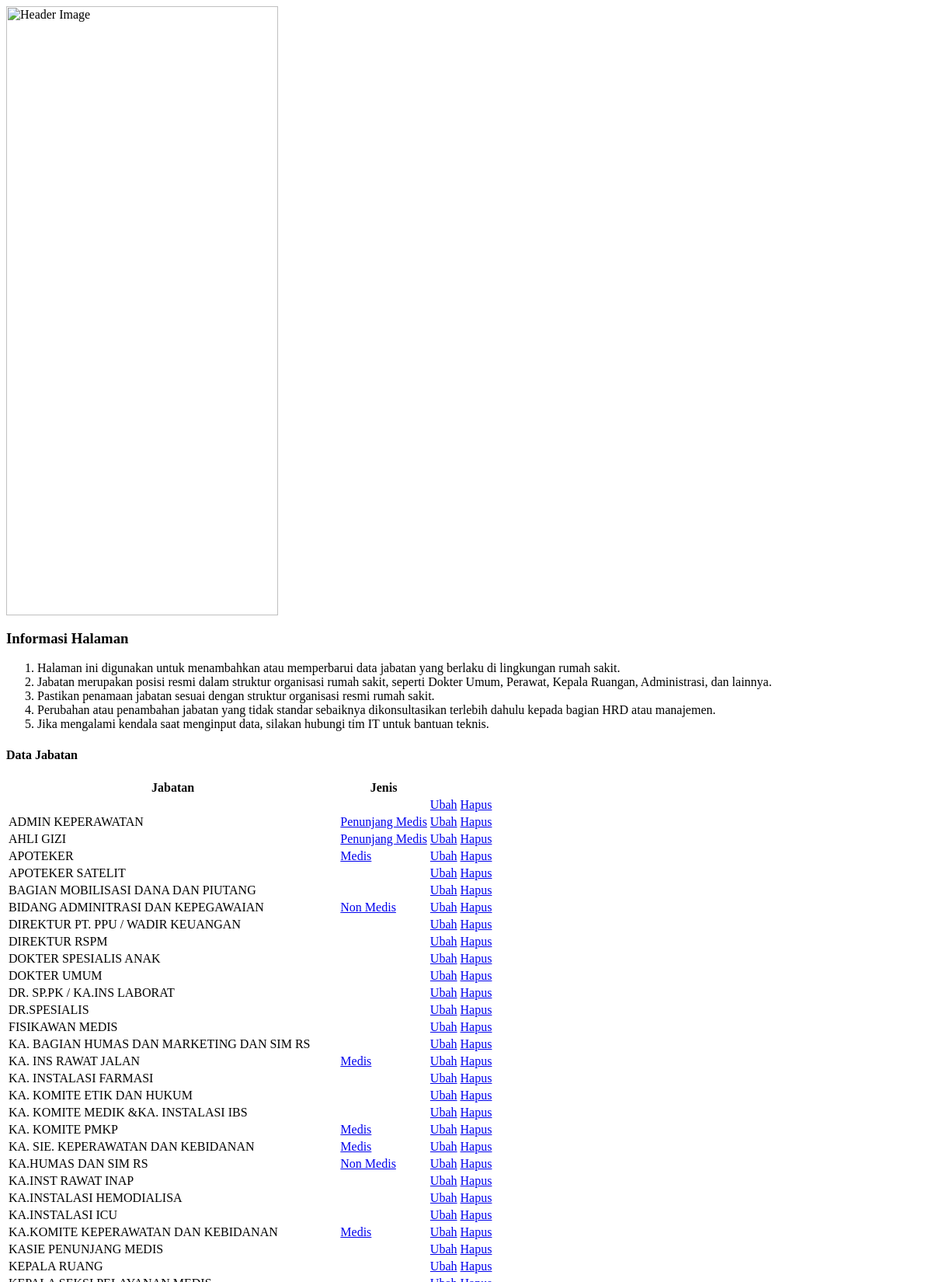
The app's page /views/pegawai/master-jabatan.php (upper part) with its own data.
### tables this page shows
CREATE TABLE `master_pegawai` (
  `id` int(11) NOT NULL,
  `jabatan` varchar(43) DEFAULT NULL,
  `jenis_pegawai` varchar(20) NOT NULL,
  `hirarki` int(11) NOT NULL
);

### views/pegawai/master-jabatan.php (the view, shortened to what this page needs)
<?php
require 'env/koneksi.php';
?>
<div class="row">
	<div class="col-lg-12">
		<div class="card">
			<div class="card-body">
				<div class="row align-items-center">
					<div class="col-md-3 col-sm-4 text-center">
						<img src="public/bg/master-jabatan.webp" style=" width: 100%; max-width: 350px; height: auto; object-fit: cover;" class="img-fluid rounded" alt="Header Image">
					</div>
					<div class="col-md-9 col-sm-8">
						<h3 class="fw-bold mb-3">Informasi Halaman</h3>
						<ol class="text-muted mb-0 ps-3">
							<li>Halaman ini digunakan untuk menambahkan atau memperbarui data jabatan yang berlaku di lingkungan rumah sakit.</li>
							<li>Jabatan merupakan posisi resmi dalam struktur organisasi rumah sakit, seperti Dokter Umum, Perawat, Kepala Ruangan, Administrasi, dan lainnya.</li>
							<li>Pastikan penamaan jabatan sesuai dengan struktur organisasi resmi rumah sakit.</li>
							<li>Perubahan atau penambahan jabatan yang tidak standar sebaiknya dikonsultasikan terlebih dahulu kepada bagian HRD atau manajemen.</li>
							<li>Jika mengalami kendala saat menginput data, silakan hubungi tim IT untuk bantuan teknis.</li>
						</ol>
					</div>
				</div>
			</div>
		</div>
	</div>
</div>
<div class="row">
	<div class="col-lg-4">
		<div class="card">
			<div class="card-header">
				<div class="row align-items-center">
					<div class="col">
						<h4 class="card-title">Data Jabatan</h4>
					</div>
				</div>
			</div>
			<div class="card-body">
				<div class="table-responsive shopping-cart">
					<table class="table mb-0" id="datatable_1">
						<thead>
							<tr>
								<th>Jabatan</th>
								<th>Jenis</th>
								<th></th>
							</tr>
						</thead>
						<tbody>
							<?php
							$ambil_jabatan = $koneksi->query("SELECT * FROM master_pegawai ORDER BY jabatan ASC");
							while ($data = mysqli_fetch_assoc($ambil_jabatan)) {
								?>
								<tr data-dropdown-id="<?=$data['kode_transaksi']?>">
									<td>
										<p class="d-inline-block align-middle mb-0 product-name"><?=$data['jabatan']?></p>
									</td>
									<td>
										<?=
										    $data['jenis_pegawai'] == 'medis' ?
										        '<a href="#" class="badge bg-primary">Medis</a>' :
										    ($data['jenis_pegawai'] == 'penunjang medis' ?
										        '<a href="#" class="badge bg-secondary">Penunjang Medis</a>' :
										    ($data['jenis_pegawai'] == 'non medis' ?
										        '<a href="#" class="badge bg-info">Non Medis</a>' :
										        ''));
										?>
									</td>
									<td>
										<div class="dropdown d-inline-block">
											<div class="dropdown-menu dropdown-menu-end" aria-labelledby="dLabel<?=$data['id']?>">
												<a href="#" class="dropdown-item btn-edit" data-id="<?= $data['id'] ?>" data-jabatan="<?= $data['jabatan'] ?>" data-jenis="<?= $data['jenis_pegawai'] ?> " data-hirarki="<?= $data['hirarki'] ?>">Ubah</a>
												<a href="#"  class="dropdown-item btn-hapus" data-id="<?= $data['id'] ?>" data-jabatan="<?= $data['jabatan'] ?>">Hapus</a>
											</div>
										</div>
									</td>
								</tr>
							<?php } ?>
						</tbody>
					</table>
				</div>
			</div>
		</div>
	</div>
</div>

### records on screen
master_pegawai: jabatan "ADMIN KEPERAWATAN", jenis_pegawai "Penunjang Medis"
master_pegawai: jabatan "AHLI GIZI", jenis_pegawai "Penunjang Medis"
master_pegawai: jabatan "APOTEKER", jenis_pegawai "Medis"
master_pegawai: jabatan "APOTEKER SATELIT"
master_pegawai: jabatan "BAGIAN MOBILISASI DANA DAN PIUTANG"
master_pegawai: jabatan "BIDANG ADMINITRASI DAN KEPEGAWAIAN", jenis_pegawai "Non Medis"
master_pegawai: jabatan "DIREKTUR PT. PPU / WADIR KEUANGAN"
master_pegawai: jabatan "DIREKTUR RSPM"
master_pegawai: jabatan "DOKTER SPESIALIS ANAK"
master_pegawai: jabatan "DOKTER UMUM"
master_pegawai: jabatan "DR. SP.PK / KA.INS LABORAT"
master_pegawai: jabatan "DR.SPESIALIS"
master_pegawai: jabatan "FISIKAWAN MEDIS"
master_pegawai: jabatan "KA. BAGIAN HUMAS DAN MARKETING DAN SIM RS"
master_pegawai: jabatan "KA. INS RAWAT JALAN", jenis_pegawai "Medis"
master_pegawai: jabatan "KA. INSTALASI FARMASI"
master_pegawai: jabatan "KA. KOMITE ETIK DAN HUKUM"
master_pegawai: jabatan "KA. KOMITE MEDIK &KA. INSTALASI IBS"
master_pegawai: jabatan "KA. KOMITE PMKP", jenis_pegawai "Medis"
master_pegawai: jabatan "KA. SIE. KEPERAWATAN DAN KEBIDANAN", jenis_pegawai "Medis"
master_pegawai: jabatan "KA.HUMAS DAN SIM RS", jenis_pegawai "Non Medis"
master_pegawai: jabatan "KA.INST RAWAT INAP"
master_pegawai: jabatan "KA.INSTALASI HEMODIALISA"
master_pegawai: jabatan "KA.INSTALASI ICU"
master_pegawai: jabatan "KA.KOMITE KEPERAWATAN DAN KEBIDANAN", jenis_pegawai "Medis"
master_pegawai: jabatan "KASIE PENUNJANG MEDIS"
master_pegawai: jabatan "KEPALA RUANG"
